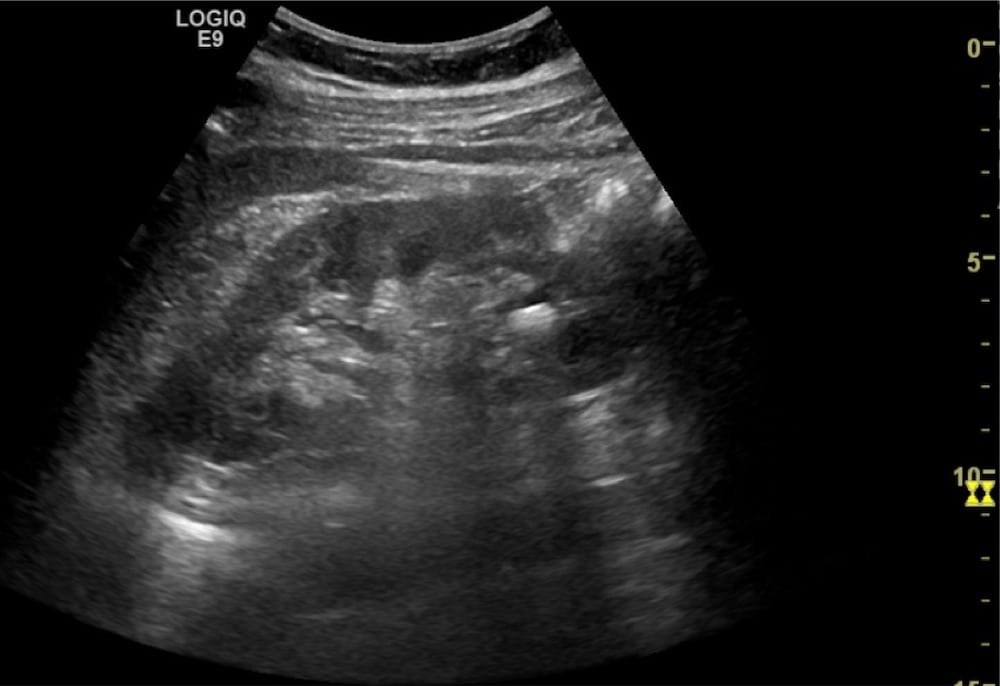
#> input picture Kidney-Stone-Detection-main/images/image_8.jpg, 1000 x 686 px, given in place of image3.jpg, which was not available
$ jupyter execute GaborHist.ipynb   (shell and % lines are left out)   (older library calls are emulated)
#> lines starting #> are read from the running program, lines starting #| are printed output that depends on the picture; pictures that were not available may be replaced by others from this repository, and a replacement may not be noted
[cell 1]
import cv2
import argparse
import numpy as np
import matplotlib.pyplot as plt

img = cv2.imread(r'C:\Users\User\cv projects\Kidney-Stone-Detection-main\images\image3.jpg',0)
#> img: shape (686, 1000); min 0, max 255, mean 33.6


#sobely = cv2.Sobel(img, cv2.CV_64F, 0, 1, ksize=5)
#sobelx = cv2.Sobel(img, cv2.CV_64F, 1, 0, ksize=5)
#laplacian = cv2.Laplacian(img,cv2.CV_64F)

def build_filters():
    """ returns a list of kernels in several orientations
    """
    filters = []
    ksize = 31
    for theta in np.arange(0, np.pi, np.pi / 32):
        params = {'ksize': (ksize, ksize), 'sigma': 2.5, 'theta': theta, 'lambd': 15.0,
                  'gamma': 0.02, 'psi': 0, 'ktype': cv2.CV_32F}

        kern = cv2.getGaborKernel(**params)
        kern /= 1.5*kern.sum()
        filters.append((kern, params))
    return filters


def process(img, filters):
    """ returns the img filtered by the filter list
    """
    accum = np.zeros_like(img)
    for kern, params in filters:
        fimg = cv2.filter2D(img, cv2.CV_8UC3, kern)
        np.maximum(accum, fimg, accum)
#> this loop made 32 passes
#> pass 1, in process, `fimg = cv2.filter2D(img, cv2.CV_8UC3, kern)`:
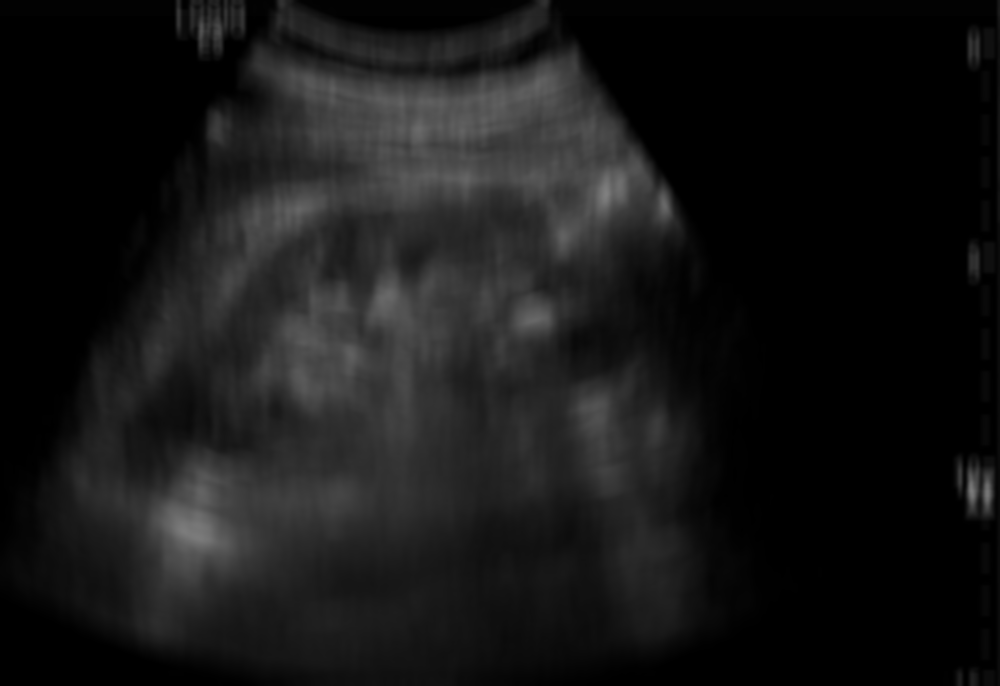
#> fimg: shape (686, 1000); min 0, max 127, mean 22.3
#> after the loop:
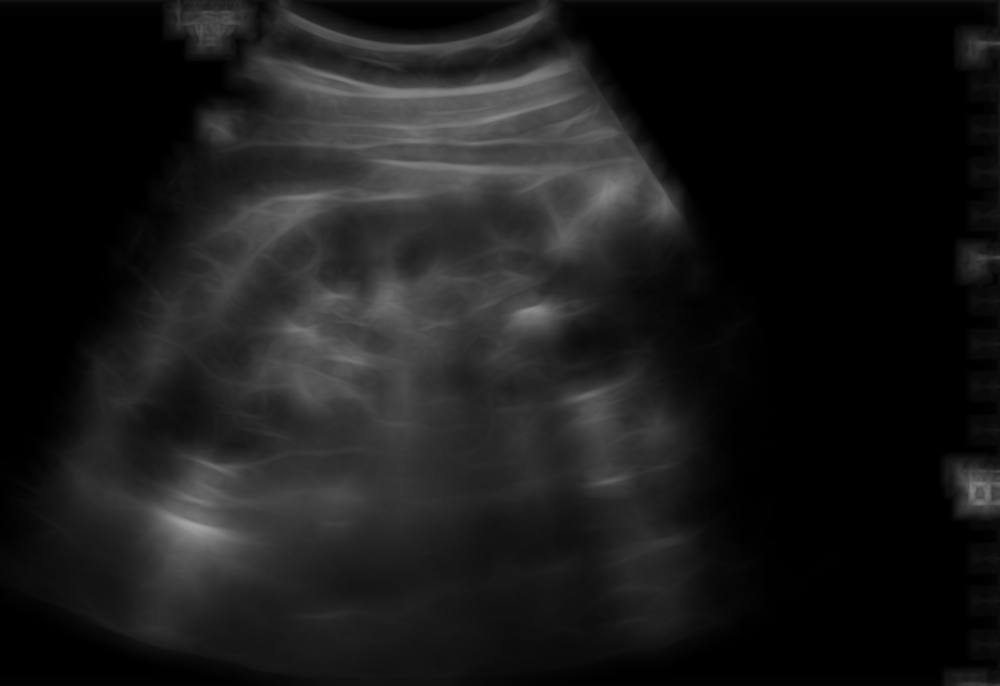
#> accum: shape (686, 1000); min 0, max 162, mean 25.9
    return accum


#main
filters = build_filters()
p = process(img, filters)

equ = cv2.equalizeHist(p)
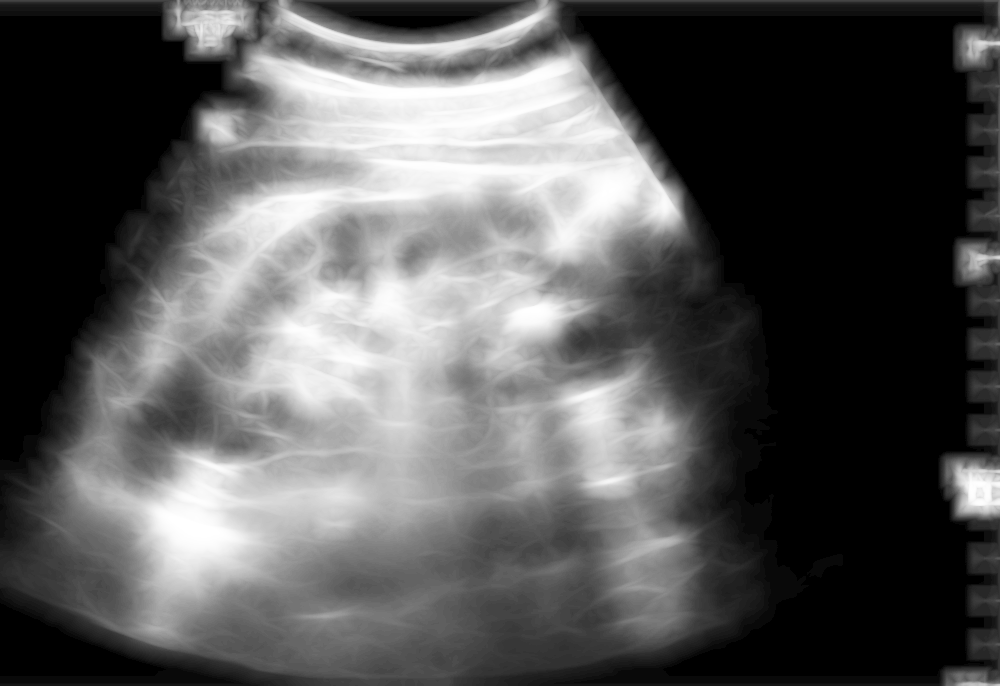
#> equ: shape (686, 1000); min 0, max 255, mean 87.8

plt.figure(1)
plt.subplot(121), plt.imshow(img, cmap='gray')
plt.title('Original'), plt.xticks([]), plt.yticks([])

plt.subplot(122), plt.imshow(equ, cmap='gray')
plt.title('Gabor Only'),plt.xticks([]),plt.yticks([])

#plt.subplot(123), plt.imshow(equ, cmap='gray')
#plt.title('Histogram + Gabor'), plt.xticks([]), plt.yticks([])
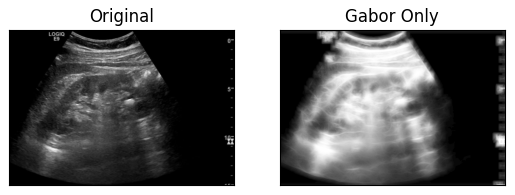
#> figure drawn by matplotlib, 2 panels
